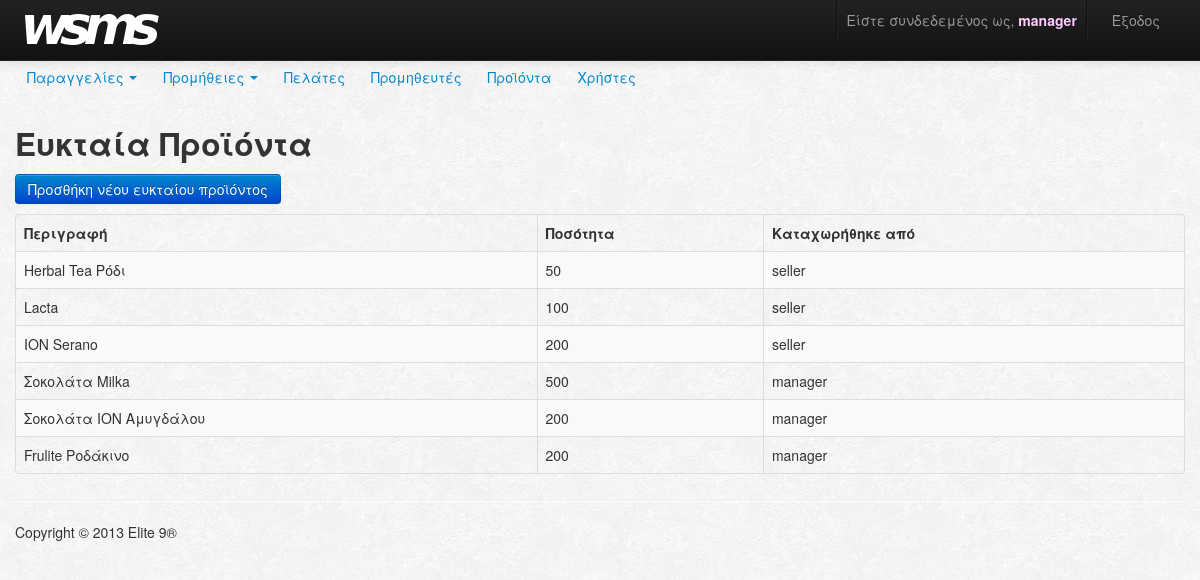
The app's page /product/wishproduct_index (signed in) with its own data.
### tables this page shows
CREATE TABLE IF NOT EXISTS `wishproduct` (
  `idWishProduct` int(11) NOT NULL AUTO_INCREMENT,
  `quantity` int(11) NOT NULL,
  `description` varchar(45) NOT NULL,
  `idUser` int(11) NOT NULL,
  PRIMARY KEY (`idWishProduct`),
  KEY `fk_WishProduct_User1_idx` (`idUser`)
);

### index.php (called while the page is built, shortened)
<?php
$app = new Router();

### Models/entities/WishProduct.php (called while the page is built, shortened)
<?php
class WishProduct
{
	private $quantity;
	private $description;
	private $idUser;
    public function __construct($quantity,
								$description,
								$idUser,
								$idWishProduct = null)
    {
		$this->quantity = $quantity;
		$this->description = $description;
		$this->idUser = $idUser;
    }
    public function __get($param)
    {
		switch ($param)
		{
			case "quantity":
				return $this->quantity;
			case "description":
				return $this->description;
			case "idUser":
				return $this->idUser;
		}
    }
}

### Models/WishProductModel.php (called while the page is built, shortened)
<?php
require_once("entities/WishProduct.php");
class WishProductModel extends Model
{
    public static function getProducts()
    {
		$pdo = Connector::getPDO();
        try
        {
            $stmt = $pdo->prepare("SELECT * FROM wishproduct");
            $stmt->execute();
            $wishProductsColumns = $stmt->fetchAll();
            $wishProductObjArray = array();
            foreach ($wishProductsColumns as $wishProductCol)
            {
                $wishProductObjArray[] =  new WishProduct($wishProductCol['quantity'],
														  $wishProductCol['description'],
														  $wishProductCol['idUser'],
														  $wishProductCol['idWishProduct']);
            }
            return $wishProductObjArray;
        }
        catch(PDOException $e)
        {
        	throw $e;
        }
    }
}

### Models/UserModel.php (called while the page is built, shortened)
<?php
class UserModel extends Model
{
    public static function getUserById($idUser)
    {
        $pdo = Connector::getPDO();
        try
        {
            $stmt = $pdo->prepare("SELECT * FROM user WHERE idUser = :idUser");
            $stmt->bindValue(":idUser", $idUser);
            $stmt->execute();
            $userCol = $stmt->fetch(PDO::FETCH_ASSOC);
            return new User($userCol['username'],
                            $userCol['password'],
                            $userCol['email'],
                            $userCol['role'],
                            $userCol['idUser']);
        }
        catch(PDOException $e)
        {
        	throw $e;
        }
    }
}

### Views/product/wishproduct.php (the view)
<?php
  require_once 'Views/navbars/navbar.php';
?>
<div class="container">
<h2>
	Ευκταία Προϊόντα
</h2>
<p>
  <a href="<?php echo PRODUCT . "/addwishproduct"; ?>"><button class="btn btn-primary" type="button" >Προσθήκη νέου ευκταίου προϊόντος</button></a>
</p>
<table cellpadding="0" cellspacing="0" border="0" class="table table-striped table-bordered" width="100%" id="wishproduct_table">
<thead>
<tr>
	<th><strong>Περιγραφή</strong></th>
	<th><strong>Ποσότητα</strong></th>
	<th><strong>Καταχωρήθηκε από</strong></th>
</tr>
</thead>
<tbody>
<?php
	if (!empty($data)) {
		foreach ($data as &$value) {
			echo "<tr>";
			echo "<td>" . $value->description . "</td>";
			echo "<td>" . $value->quantity . "</td>";
			echo "<td>" . $value->username . "</td>";
			echo "</tr>";
		}
	}
?>
</tbody>
</table>
</div>

### records on screen
wishproduct: description "Herbal Tea Ρόδι", quantity "50", username "seller"
wishproduct: description "Lacta", quantity "100", username "seller"
wishproduct: description "ION Serano", quantity "200", username "seller"
wishproduct: description "Σοκολάτα Milka", quantity "500", username "manager"
wishproduct: description "Σοκολάτα ION Αμυγδάλου", quantity "200", username "manager"
wishproduct: description "Frulite Ροδάκινο", quantity "200", username "manager"

### other values on screen
$_SESSION['username'] "manager"
